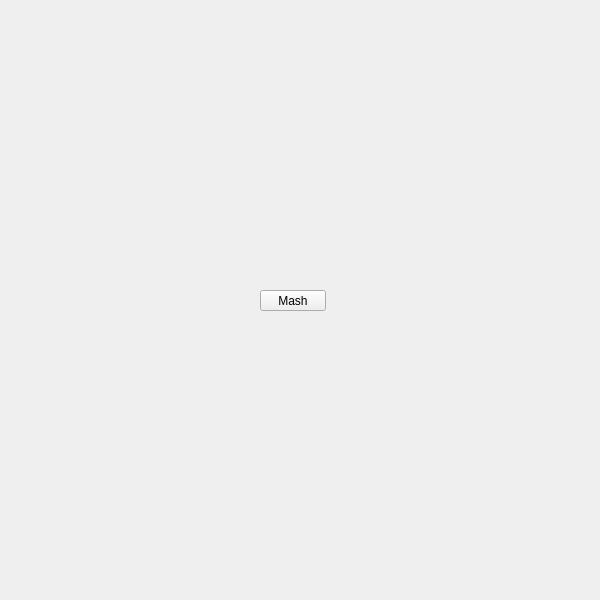
<?xml version="1.0" encoding="UTF-8"?>
<ui version="4.0">
 <class>QtUi</class>
 <widget class="QMainWindow" name="QtUi">
  <property name="enabled">
   <bool>true</bool>
  </property>
  <property name="geometry">
   <rect>
    <x>0</x>
    <y>0</y>
    <width>600</width>
    <height>600</height>
   </rect>
  </property>
  <property name="sizePolicy">
   <sizepolicy hsizetype="Ignored" vsizetype="Ignored">
    <horstretch>0</horstretch>
    <verstretch>0</verstretch>
   </sizepolicy>
  </property>
  <property name="minimumSize">
   <size>
    <width>0</width>
    <height>0</height>
   </size>
  </property>
  <property name="maximumSize">
   <size>
    <width>600</width>
    <height>600</height>
   </size>
  </property>
  <property name="toolButtonStyle">
   <enum>Qt::ToolButtonIconOnly</enum>
  </property>
  <property name="tabShape">
   <enum>QTabWidget::Triangular</enum>
  </property>
  <property name="dockNestingEnabled">
   <bool>true</bool>
  </property>
  <property name="dockOptions">
   <set>QMainWindow::AllowNestedDocks|QMainWindow::AllowTabbedDocks|QMainWindow::AnimatedDocks|QMainWindow::ForceTabbedDocks</set>
  </property>
  <widget class="QWidget" name="widget">
   <property name="sizePolicy">
    <sizepolicy hsizetype="Ignored" vsizetype="Ignored">
     <horstretch>0</horstretch>
     <verstretch>0</verstretch>
    </sizepolicy>
   </property>
   <widget class="QPushButton" name="i031">
    <property name="geometry">
     <rect>
      <x>260</x>
      <y>290</y>
      <width>66</width>
      <height>21</height>
     </rect>
    </property>
    <property name="minimumSize">
     <size>
      <width>0</width>
      <height>21</height>
     </size>
    </property>
    <property name="maximumSize">
     <size>
      <width>66</width>
      <height>21</height>
     </size>
    </property>
    <property name="accessibleName">
     <string>mash</string>
    </property>
    <property name="text">
     <string>Mash</string>
    </property>
   </widget>
  </widget>
 </widget>
 <resources/>
 <connections/>
 <designerdata>
  <property name="gridDeltaX">
   <number>5</number>
  </property>
  <property name="gridDeltaY">
   <number>10</number>
  </property>
  <property name="gridSnapX">
   <bool>true</bool>
  </property>
  <property name="gridSnapY">
   <bool>true</bool>
  </property>
  <property name="gridVisible">
   <bool>true</bool>
  </property>
 </designerdata>
</ui>
